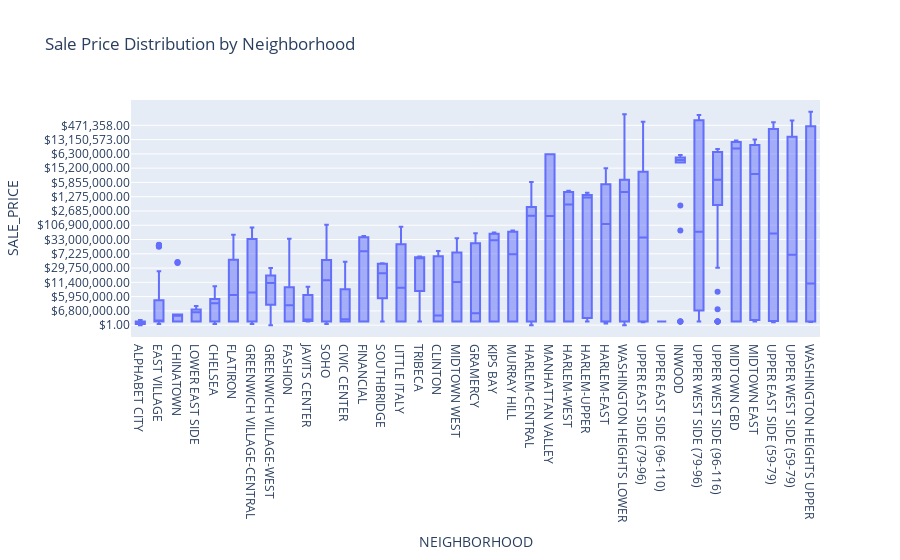

Notebook cell for this chart:
### Markdown cell above
![q3.png](attachment:q3.png)

### Code cell
# Query 4: Sale price distribution by neighborhood
query4 = """
SELECT NEIGHBORHOOD, SALE_PRICE
FROM sales_data
WHERE SALE_PRICE IS NOT NULL;
"""
df4 = pd.read_sql_query(query4, conn)

# Visualization 4: Box plot for Sale Price Distribution by Neighborhood
fig4 = px.box(df4, x="NEIGHBORHOOD", y="SALE_PRICE", title="Sale Price Distribution by Neighborhood")

# Show the plot
fig4.show()

### Figure 1 — Plotly figure (JSON) as saved in the notebook; plotly's stock layout.template omitted (floating-point values rounded to 4 significant figures; data arrays with more than 128 entries replaced by an {"elided": "..."} marker saying what was removed)
{"data": [{"alignmentgroup": "True", "hovertemplate": "NEIGHBORHOOD=%{x}<br>SALE_PRICE=%{y}<extra></extra>", "legendgroup": "", "marker": {"color": "#636efa"}, "name": "", "notched": false, "offsetgroup": "", "orientation": "v", "showlegend": false, "type": "box", "x": {"elided": "1334 str values"}, "x0": " ", "xaxis": "x", "y": {"elided": "1334 str values"}, "y0": " ", "yaxis": "y"}], "layout": {"boxmode": "group", "legend": {"tracegroupgap": 0}, "title": {"text": "Sale Price Distribution by Neighborhood"}, "xaxis": {"anchor": "y", "domain": [0, 1], "title": {"text": "NEIGHBORHOOD"}}, "yaxis": {"anchor": "x", "domain": [0, 1], "title": {"text": "SALE_PRICE"}}}}
